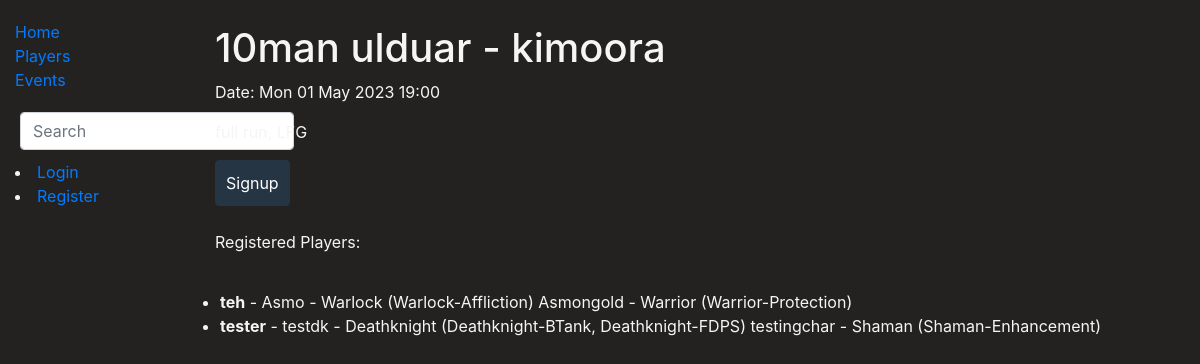
The app's page /library/events/17/ with its own data.
### library/models.py (models this page shows, shortened)
class EventRegistration(models.Model):
    event_name = models.CharField('Event Name', max_length=50)
    event_date = models.DateTimeField('Event Date and Time', help_text='Select the event date and time')
    event_info = models.TextField('Event Info', max_length=1000, default='')
    registered_players = models.ManyToManyField(WowPlayer, related_name='events_registered', blank=True)
    class Meta:
        verbose_name = 'Event Registration'
        verbose_name_plural = 'Event Registrations'
        ordering = ['event_date']

class WowPlayer(models.Model):
    nickname = models.CharField('Nickname', max_length=30)
    description = models.TextField('About you', max_length=2000, default='')
    gold = models.IntegerField('How thick is your wallet', null=True)
    user = models.OneToOneField(User, on_delete=models.CASCADE, null=True)
    class Meta:
        verbose_name = 'Player'
        verbose_name_plural = 'Players'
        ordering = ['nickname']
    def display_chars(self):
        return ', '.join(char.char_title for char in self.chars.all()[:3])
    display_chars.short_description = 'Chars'

class WowChar(models.Model):
    char_title = models.CharField('Character name', max_length=30)
    wow_player = models.ForeignKey('WowPlayer', on_delete=models.CASCADE, related_name='chars')
    char_class = models.ForeignKey('WowClass', on_delete=models.SET_NULL, null=True)
    char_spec = models.ManyToManyField(WowSpec, help_text='Select spec for this char.')
    class Meta:
        verbose_name = 'Char'
        verbose_name_plural = 'Chars'
        ordering = ['char_title']

class WowClass(models.Model):
    name = models.CharField('Class', max_length=20, help_text='Character class.')
    class_id = models.ForeignKey('WowChar', on_delete=models.SET_NULL, null=True)
    def __str__(self):
        return self.name
    class Meta:
        verbose_name = 'Class'
        verbose_name_plural = 'Classes'
        ordering = ['name']

class WowSpec(models.Model):
    name = models.CharField('Spec', max_length=20, help_text='Character specialization.')
    class Meta:
        verbose_name = 'Spec'
        verbose_name_plural = 'Specs'
        ordering = ['name']

### library/views.py (the view)
# urls.py: path('events/<int:pk>/', EventRegistrationDetailView.as_view(), name='event_details'),
class EventRegistrationDetailView(DetailView):
    model = EventRegistration
    template_name = 'event_details.html'

### library/templates/event_details.html
{% extends 'base.html' %}
{% block content %}
<h1>{{ object.event_name }}</h1>
<p>Date: {{ object.event_date|date:"D d M Y H:i" }}</p>
<p>{{ object.event_info }}</p>
{% if request.user.is_authenticated and request.user.wowplayer in object.registered_players.all %}
    <form method="POST" action="{% url 'unsign_event' object.pk %}">
        {% csrf_token %}
        <button type="submit" class="btn btn-danger">Unsign from Event</button>
    </form>
{% else %}
    <a href="{% url 'sign_event' object.id %}" class="btn btn-primary">Signup</a>
{% endif %}
<br><br>
<p>Registered Players:</p>
<ul>
    {% for player in object.registered_players.all %}
    <li><strong>{{ player.nickname }}</strong> - {% for char in player.chars.all %}{{ char.char_title }} - {{ char.char_class }} ({% for spec in char.char_spec.all %}{{ spec.name }}{% if not forloop.last %}, {% endif %}{% endfor %}) {% endfor %}
    </li>
{% empty %}
    <ul>No players yet.</ul>
{% endfor %}
</ul>
{% endblock %}

### library/static/css/styles.css (style rules this page uses)
body { background-color: rgb(36, 34, 33); color: whitesmoke; }
ul { margin-block-start: 0px; margin-block-end: 0px; padding-top: 20px; padding-bottom: 10px; padding-inline-start: 5px; }
.btn { display: inline-block; padding: 10px 10px; background-color: #263544; color: white; text-decoration: none; border-radius: 4px; border-color: #263544; font-size: 16px; }

### records on screen
EventRegistration: event_name "10man ulduar - kimoora", event_date "Mon 01 May 2023 19:00", event_info "full run, LFG"
WowPlayer: nickname "teh"
WowChar: char_title "Asmo", char_class "Warlock"
WowSpec: name "Warlock-Affliction"
WowChar: char_title "Asmongold", char_class "Warrior"
WowSpec: name "Warrior-Protection"
WowPlayer: nickname "tester"
WowChar: char_title "testdk", char_class "Deathknight"
WowSpec: name "Deathknight-BTank"
WowSpec: name "Deathknight-FDPS"
WowChar: char_title "testingchar", char_class "Shaman"
WowSpec: name "Shaman-Enhancement"
